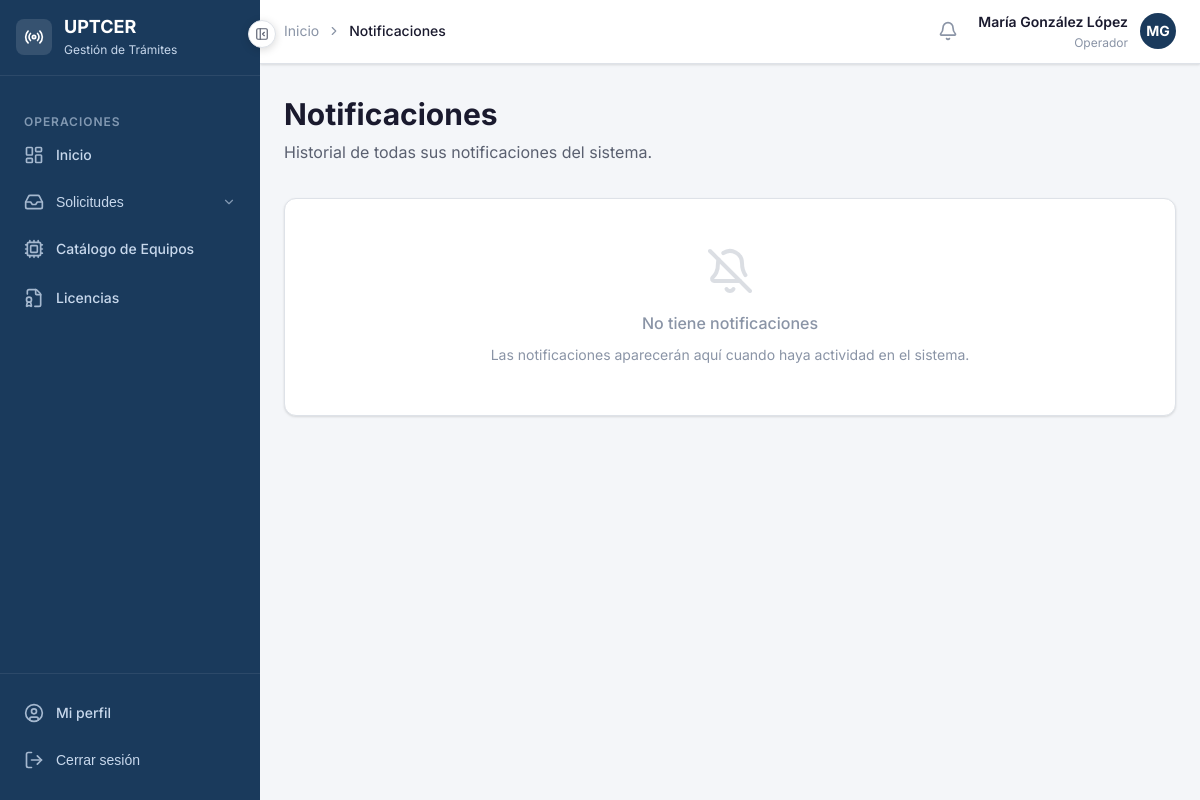
/notificaciones/ (signed in), run on an earlier commit of the app's database.
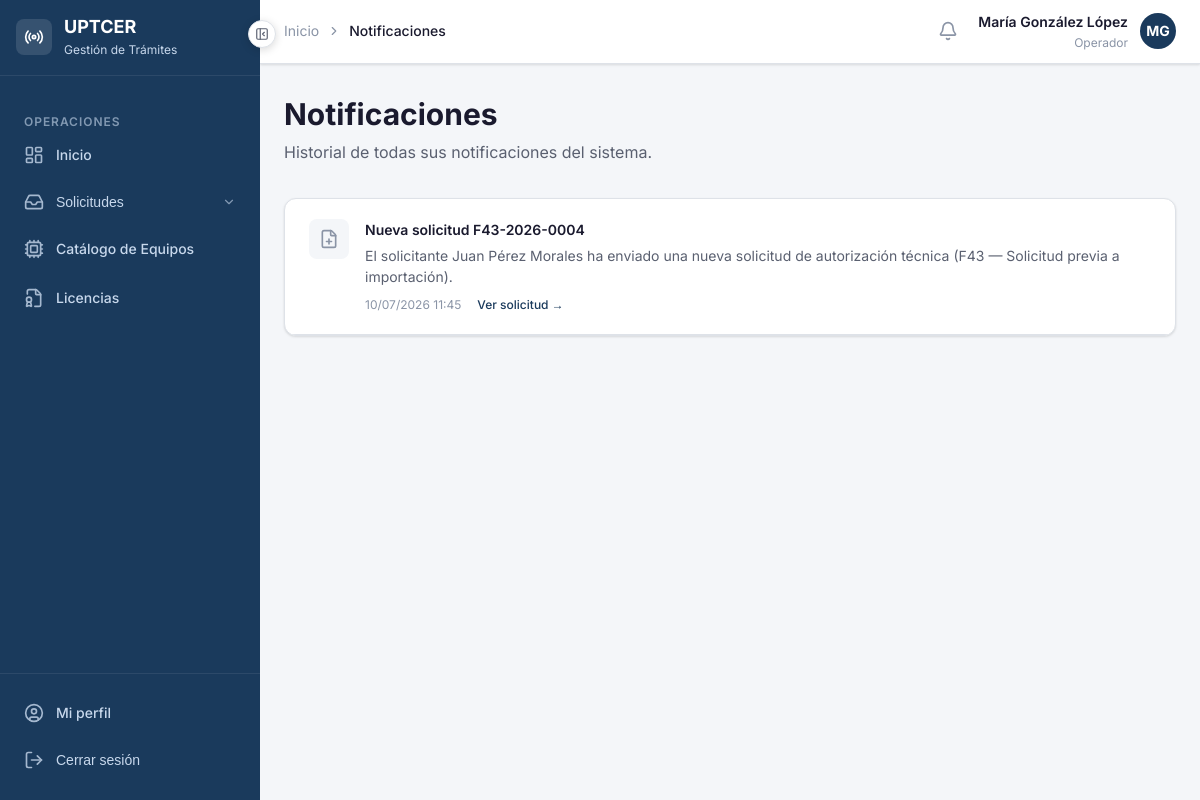
And on a later commit of the database.
### apps/notificaciones/models.py (models this page shows, shortened)
class Notificacion(models.Model):
    TIPO_SOLICITUD_NUEVA      = 'solicitud_nueva'
    TIPO_DERIVADA_ESPECIALISTA = 'derivada_especialista'
    TIPO_CAMBIO_ESTADO        = 'cambio_estado'
    TIPO_CRITERIO_TECNICO     = 'criterio_tecnico'
    TIPO_GENERAL              = 'general'
    TIPOS = [
        (TIPO_SOLICITUD_NUEVA,       'Nueva solicitud'),
        (TIPO_DERIVADA_ESPECIALISTA, 'Derivada al especialista'),
        (TIPO_CAMBIO_ESTADO,         'Cambio de estado'),
        (TIPO_CRITERIO_TECNICO,      'Criterio técnico emitido'),
        (TIPO_GENERAL,               'General'),
    ]
    destinatario    = models.ForeignKey(
                        settings.AUTH_USER_MODEL,
                        on_delete=models.CASCADE,
                        related_name='notificaciones',
                        verbose_name='Destinatario'
                      )
    tipo            = models.CharField('Tipo', max_length=30, choices=TIPOS, default=TIPO_GENERAL)
    titulo          = models.CharField('Título', max_length=200)
    mensaje         = models.TextField('Mensaje')
    solicitud       = models.ForeignKey(
                        'solicitudes.Solicitud',
                        on_delete=models.CASCADE,
                        null=True,
                        blank=True,
                        related_name='notificaciones',
                        verbose_name='Solicitud relacionada'
                      )
    leida           = models.BooleanField('Leída', default=False)
    fecha_creacion  = models.DateTimeField('Fecha de creación', auto_now_add=True)
    fecha_lectura   = models.DateTimeField('Fecha de lectura', null=True, blank=True)
    class Meta:
        verbose_name        = 'Notificación'
        verbose_name_plural = 'Notificaciones'
        ordering            = ['-fecha_creacion']
    @property
    def clase_icono(self):
        mapa = {
            self.TIPO_SOLICITUD_NUEVA:       'file-plus',
            self.TIPO_DERIVADA_ESPECIALISTA: 'alert-circle',
            self.TIPO_CAMBIO_ESTADO:         'refresh-cw',
            self.TIPO_CRITERIO_TECNICO:      'clipboard-check',
            self.TIPO_GENERAL:               'bell',
        }
        return mapa.get(self.tipo, 'bell')

### apps/notificaciones/views.py (the view)
# urls.py: path('',              views.lista_notificaciones, name='lista'),
@never_cache
@login_required
def lista_notificaciones(request):
    notificaciones = Notificacion.objects.filter(
        destinatario=request.user
    ).select_related('solicitud')
    no_leidas = notificaciones.filter(leida=False)
    for n in no_leidas:
        n.marcar_leida()
    return render(request, 'notificaciones/lista.html', {
        'notificaciones': notificaciones,
    })

### apps/accounts/models.py (called while the page is built)
    def get_nombre_completo(self):
        return f'{self.nombre} {self.apellidos}'

    @property
    def es_persona_natural(self):
        return self.rol == self.ROL_PERSONA_NATURAL

    @property
    def es_operador(self):
        return self.rol == self.ROL_OPERADOR

    @property
    def es_especialista(self):
        return self.rol == self.ROL_ESPECIALISTA

    @property
    def es_aduana(self):
        return self.rol == self.ROL_ADUANA

    @property
    def es_directivo(self):
        return self.rol == self.ROL_DIRECTIVO

### templates/notificaciones/lista.html (shortened to what this page needs)
{% extends 'base/base.html' %}
{% block breadcrumb %}
<li style="display:flex;align-items:center;gap:var(--espacio-2);">
  <i data-lucide="chevron-right" style="width:14px;height:14px;"></i>
  <span style="color:var(--color-texto-principal);font-weight:var(--peso-medio);">Notificaciones</span>
</li>
{% endblock %}
{% block contenido %}
<div class="pagina-cabecera">
  <h1 class="pagina-titulo">Notificaciones</h1>
  <p class="pagina-subtitulo">Historial de todas sus notificaciones del sistema.</p>
</div>
<div class="tarjeta">
  <div class="tarjeta-cuerpo" style="padding:0;">
    {% if notificaciones %}
      <div style="display:flex;flex-direction:column;">
        {% for n in notificaciones %}
        <div style="
          display:flex;
          align-items:flex-start;
          gap:var(--espacio-4);
          padding:var(--espacio-5) var(--espacio-6);
          border-bottom:1px solid var(--color-borde);
          transition:var(--transicion-rapida);
        ">
          <div style="
            width:40px;height:40px;border-radius:var(--radio-md);
            flex-shrink:0;display:flex;align-items:center;justify-content:center;
            {% if not n.leida %}
              background-color:var(--color-primario);color:white;
            {% else %}
              background-color:var(--color-fondo);color:var(--color-texto-muted);
            {% endif %}
          ">
            <i data-lucide="{{ n.clase_icono }}" style="width:20px;height:20px;"></i>
          </div>
          <div style="flex:1;">
            <div style="display:flex;align-items:center;gap:var(--espacio-3);margin-bottom:var(--espacio-1);">
              <span style="font-size:var(--texto-sm);font-weight:var(--peso-semi);color:var(--color-texto-principal);">
                {{ n.titulo }}
              </span>
            </div>
            <p style="font-size:var(--texto-sm);color:var(--color-texto-secundario);margin-bottom:var(--espacio-2);line-height:1.5;">
              {{ n.mensaje }}
            </p>
            <div style="display:flex;align-items:center;gap:var(--espacio-4);">
              <span style="font-size:var(--texto-xs);color:var(--color-texto-muted);">
                {{ n.fecha_creacion|date:"d/m/Y H:i" }}
              </span>
              {% if n.solicitud %}
                <a href="{% url 'notificaciones:marcar_leida' n.pk %}"
                  style="font-size:var(--texto-xs);color:var(--color-primario);text-decoration:none;font-weight:var(--peso-medio);">
                  Ver solicitud →
                </a>
              {% endif %}
            </div>
          </div>
        </div>
        {% endfor %}
      </div>
    {% else %}
      <div style="padding:var(--espacio-12);text-align:center;color:var(--color-texto-muted);">
        <i data-lucide="bell-off" style="width:48px;height:48px;margin-bottom:var(--espacio-4);opacity:0.3;display:block;margin-left:auto;margin-right:auto;"></i>
        <p style="font-size:var(--texto-base);font-weight:var(--peso-medio);margin-bottom:var(--espacio-2);">
          No tiene notificaciones
        </p>
        <p style="font-size:var(--texto-sm);">
          Las notificaciones aparecerán aquí cuando haya actividad en el sistema.
        </p>
      </div>
    {% endif %}
  </div>
</div>
{% endblock %}

What changed in the data, as far as the page shows it:
added Notificacion: titulo "Nueva solicitud F43-2026-0004", mensaje "El solicitante Juan Pérez Morales ha enviado una nueva solicitud de autorización técnica (F43 — Solicitud previa a importación).", fecha_creacion "10/07/2026 11:45", shows "Ver solicitud →"
Also different on the page:
text no longer shown: "No tiene notificaciones Las notificaciones aparecerán aquí cuando haya actividad en el sistema."
